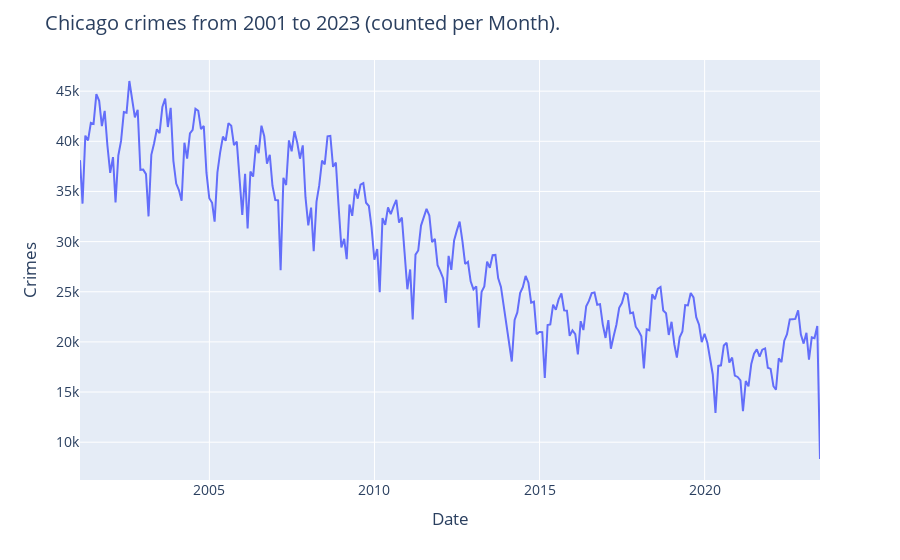

Write notebook code for a chart like this one.
### Code cell
fig = px.line(data_model, x="ds", y="y")
fig.update_layout(
    title="Chicago crimes from 2001 to 2023 (counted per Month).",
    xaxis_title="Date",
    yaxis_title="Crimes",
    font=dict(
        size=14,
    )
)

### Figure 1 — Plotly figure (JSON) as saved in the notebook; plotly's stock layout.template omitted (floating-point values rounded to 4 significant figures; data arrays with more than 128 entries replaced by an {"elided": "..."} marker saying what was removed)
{"data": [{"hovertemplate": "ds=%{x}<br>y=%{y}<extra></extra>", "legendgroup": "", "line": {"color": "#636efa", "dash": "solid"}, "mode": "lines", "name": "", "orientation": "v", "showlegend": false, "type": "scatter", "x": {"elided": "270 str values"}, "xaxis": "x", "y": {"elided": "270 int values"}, "yaxis": "y"}], "layout": {"font": {"size": 14}, "legend": {"tracegroupgap": 0}, "margin": {"t": 60}, "title": {"text": "Chicago crimes from 2001 to 2023 (counted per Month)."}, "xaxis": {"anchor": "y", "domain": [0, 1], "title": {"text": "Date"}}, "yaxis": {"anchor": "x", "domain": [0, 1], "title": {"text": "Crimes"}}}}
